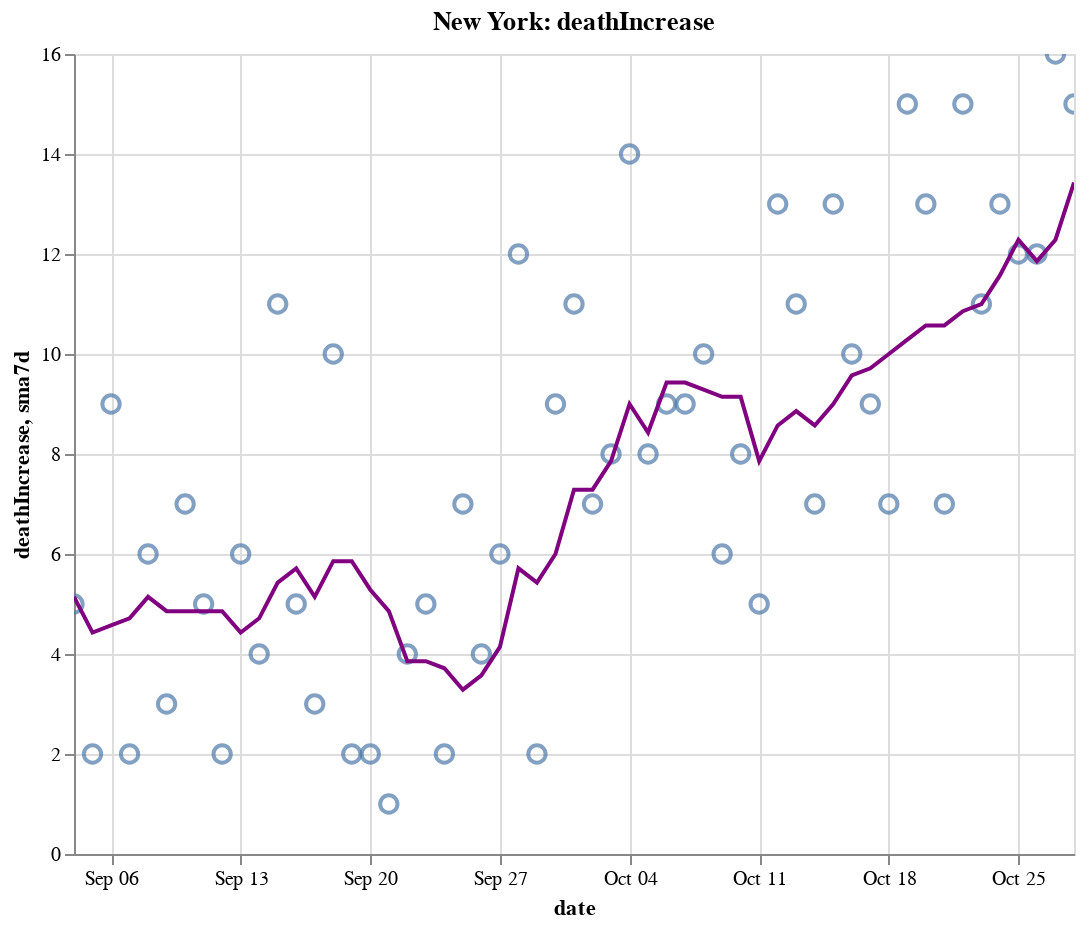

Notebook code cell kept with this figure:
### Code cell
create_plot(ny, 'deathIncrease')

### Figure 1 — Vega-Lite specification as saved in the notebook (floating-point values rounded to 4 significant figures)
{"config": {"view": {"continuousWidth": 400, "continuousHeight": 300}}, "layer": [{"layer": [{"mark": {"type": "point", "size": 75}, "encoding": {"tooltip": [{"type": "temporal", "field": "date"}, {"type": "quantitative", "field": "deathIncrease"}, {"type": "quantitative", "field": "sma7d"}], "x": {"type": "temporal", "field": "date"}, "y": {"type": "quantitative", "field": "deathIncrease"}}, "selection": {"selector012": {"type": "interval", "bind": "scales", "encodings": ["x", "y"]}}}, {"mark": {"type": "line", "color": "purple"}, "encoding": {"x": {"type": "temporal", "field": "date"}, "y": {"type": "quantitative", "field": "sma7d"}}}]}, {"mark": {"type": "rule", "color": "#aaa"}, "encoding": {"x": {"type": "temporal", "field": "date"}}, "transform": [{"filter": {"selection": "selector011"}}]}, {"mark": "circle", "encoding": {"opacity": {"condition": {"value": 1, "selection": "selector011"}, "value": 0}, "tooltip": [{"type": "temporal", "field": "date"}, {"type": "quantitative", "field": "deathIncrease"}, {"type": "quantitative", "field": "sma7d"}], "x": {"type": "temporal", "field": "date"}, "y": {"type": "quantitative", "field": "deathIncrease"}}, "selection": {"selector011": {"type": "single", "encodings": ["x"], "on": "mouseover", "nearest": true, "empty": "none"}}}, {"mark": {"type": "text", "align": "left", "dx": 5, "dy": -5, "stroke": "white", "strokeWidth": 2}, "encoding": {"text": {"type": "quantitative", "field": "deathIncrease"}, "tooltip": [{"type": "temporal", "field": "date"}, {"type": "quantitative", "field": "deathIncrease"}, {"type": "quantitative", "field": "sma7d"}], "x": {"type": "temporal", "field": "date"}, "y": {"type": "quantitative", "field": "deathIncrease"}}, "transform": [{"filter": {"selection": "selector011"}}]}, {"mark": {"type": "text", "align": "left", "dx": 5, "dy": -5}, "encoding": {"text": {"type": "quantitative", "field": "deathIncrease"}, "tooltip": [{"type": "temporal", "field": "date"}, {"type": "quantitative", "field": "deathIncrease"}, {"type": "quantitative", "field": "sma7d"}], "x": {"type": "temporal", "field": "date"}, "y": {"type": "quantitative", "field": "deathIncrease"}}, "transform": [{"filter": {"selection": "selector011"}}]}], "data": {"name": "data-b56736ede18d25c7fd0c69440c832f0f"}, "height": 400, "title": "New York: deathIncrease", "width": 500, "$schema": "https://vega.github.io/schema/vega-lite/v4.8.1.json", "datasets": {"data-b56736ede18d25c7fd0c69440c832f0f": [{"date": "2020-09-04T00:00:00", "totalTestResultsIncrease": 93400.0, "positiveIncrease": 864.0, "death": 25350.0, "deathIncrease": 5.0, "positiveRate": 0.009, "state": "New York", "sma7d": 5.143}, {"date": "2020-09-05T00:00:00", "totalTestResultsIncrease": 99760.0, "positiveIncrease": 801.0, "death": 25350.0, "deathIncrease": 2.0, "positiveRate": 0.008, "state": "New York", "sma7d": 4.429}, {"date": "2020-09-06T00:00:00", "totalTestResultsIncrease": 85630.0, "positiveIncrease": 729.0, "death": 25360.0, "deathIncrease": 9.0, "positiveRate": 0.009, "state": "New York", "sma7d": 4.571}, {"date": "2020-09-07T00:00:00", "totalTestResultsIncrease": 58860.0, "positiveIncrease": 520.0, "death": 25360.0, "deathIncrease": 2.0, "positiveRate": 0.009, "state": "New York", "sma7d": 4.714}, {"date": "2020-09-08T00:00:00", "totalTestResultsIncrease": 57830.0, "positiveIncrease": 557.0, "death": 25370.0, "deathIncrease": 6.0, "positiveRate": 0.01, "state": "New York", "sma7d": 5.143}, {"date": "2020-09-09T00:00:00", "totalTestResultsIncrease": 63230.0, "positiveIncrease": 576.0, "death": 25370.0, "deathIncrease": 3.0, "positiveRate": 0.009, "state": "New York", "sma7d": 4.857}, {"date": "2020-09-10T00:00:00", "totalTestResultsIncrease": 76810.0, "positiveIncrease": 757.0, "death": 25380.0, "deathIncrease": 7.0, "positiveRate": 0.01, "state": "New York", "sma7d": 4.857}, {"date": "2020-09-11T00:00:00", "totalTestResultsIncrease": 89720.0, "positiveIncrease": 880.0, "death": 25380.0, "deathIncrease": 5.0, "positiveRate": 0.01, "state": "New York", "sma7d": 4.857}, {"date": "2020-09-12T00:00:00", "totalTestResultsIncrease": 102900.0, "positiveIncrease": 849.0, "death": 25380.0, "deathIncrease": 2.0, "positiveRate": 0.008, "state": "New York", "sma7d": 4.857}, {"date": "2020-09-13T00:00:00", "totalTestResultsIncrease": 72670.0, "positiveIncrease": 725.0, "death": 25390.0, "deathIncrease": 6.0, "positiveRate": 0.01, "state": "New York", "sma7d": 4.429}, {"date": "2020-09-14T00:00:00", "totalTestResultsIncrease": 63360.0, "positiveIncrease": 583.0, "death": 25390.0, "deathIncrease": 4.0, "positiveRate": 0.009, "state": "New York", "sma7d": 4.714}, {"date": "2020-09-15T00:00:00", "totalTestResultsIncrease": 73680.0, "positiveIncrease": 766.0, "death": 25400.0, "deathIncrease": 11.0, "positiveRate": 0.01, "state": "New York", "sma7d": 5.429}, {"date": "2020-09-16T00:00:00", "totalTestResultsIncrease": 75090.0, "positiveIncrease": 652.0, "death": 25410.0, "deathIncrease": 5.0, "positiveRate": 0.009, "state": "New York", "sma7d": 5.714}, {"date": "2020-09-17T00:00:00", "totalTestResultsIncrease": 91500.0, "positiveIncrease": 896.0, "death": 25410.0, "deathIncrease": 3.0, "positiveRate": 0.01, "state": "New York", "sma7d": 5.143}, {"date": "2020-09-18T00:00:00", "totalTestResultsIncrease": 89730.0, "positiveIncrease": 790.0, "death": 25420.0, "deathIncrease": 10.0, "positiveRate": 0.009, "state": "New York", "sma7d": 5.857}, {"date": "2020-09-19T00:00:00", "totalTestResultsIncrease": 110400.0, "positiveIncrease": 986.0, "death": 25420.0, "deathIncrease": 2.0, "positiveRate": 0.009, "state": "New York", "sma7d": 5.857}, {"date": "2020-09-20T00:00:00", "totalTestResultsIncrease": 100400.0, "positiveIncrease": 862.0, "death": 25430.0, "deathIncrease": 2.0, "positiveRate": 0.009, "state": "New York", "sma7d": 5.286}, {"date": "2020-09-21T00:00:00", "totalTestResultsIncrease": 58320.0, "positiveIncrease": 573.0, "death": 25430.0, "deathIncrease": 1.0, "positiveRate": 0.01, "state": "New York", "sma7d": 4.857}, {"date": "2020-09-22T00:00:00", "totalTestResultsIncrease": 84000.0, "positiveIncrease": 754.0, "death": 25430.0, "deathIncrease": 4.0, "positiveRate": 0.009, "state": "New York", "sma7d": 3.857}, {"date": "2020-09-23T00:00:00", "totalTestResultsIncrease": 70930.0, "positiveIncrease": 665.0, "death": 25440.0, "deathIncrease": 5.0, "positiveRate": 0.009, "state": "New York", "sma7d": 3.857}, {"date": "2020-09-24T00:00:00", "totalTestResultsIncrease": 92950.0, "positiveIncrease": 955.0, "death": 25440.0, "deathIncrease": 2.0, "positiveRate": 0.01, "state": "New York", "sma7d": 3.714}, {"date": "2020-09-25T00:00:00", "totalTestResultsIncrease": 94820.0, "positiveIncrease": 908.0, "death": 25450.0, "deathIncrease": 7.0, "positiveRate": 0.01, "state": "New York", "sma7d": 3.286}, {"date": "2020-09-26T00:00:00", "totalTestResultsIncrease": 99950.0, "positiveIncrease": 1005.0, "death": 25450.0, "deathIncrease": 4.0, "positiveRate": 0.01, "state": "New York", "sma7d": 3.571}, {"date": "2020-09-27T00:00:00", "totalTestResultsIncrease": 84770.0, "positiveIncrease": 866.0, "death": 25460.0, "deathIncrease": 6.0, "positiveRate": 0.01, "state": "New York", "sma7d": 4.143}, {"date": "2020-09-28T00:00:00", "totalTestResultsIncrease": 52940.0, "positiveIncrease": 834.0, "death": 25470.0, "deathIncrease": 12.0, "positiveRate": 0.016, "state": "New York", "sma7d": 5.714}, {"date": "2020-09-29T00:00:00", "totalTestResultsIncrease": 88230.0, "positiveIncrease": 1189.0, "death": 25470.0, "deathIncrease": 2.0, "positiveRate": 0.013, "state": "New York", "sma7d": 5.429}, {"date": "2020-09-30T00:00:00", "totalTestResultsIncrease": 97960.0, "positiveIncrease": 1000.0, "death": 25480.0, "deathIncrease": 9.0, "positiveRate": 0.01, "state": "New York", "sma7d": 6.0}, {"date": "2020-10-01T00:00:00", "totalTestResultsIncrease": 109200.0, "positiveIncrease": 1382.0, "death": 25490.0, "deathIncrease": 11.0, "positiveRate": 0.013, "state": "New York", "sma7d": 7.286}, {"date": "2020-10-02T00:00:00", "totalTestResultsIncrease": 119500.0, "positiveIncrease": 1598.0, "death": 25500.0, "deathIncrease": 7.0, "positiveRate": 0.013, "state": "New York", "sma7d": 7.286}, {"date": "2020-10-03T00:00:00", "totalTestResultsIncrease": 134300.0, "positiveIncrease": 1731.0, "death": 25500.0, "deathIncrease": 8.0, "positiveRate": 0.013, "state": "New York", "sma7d": 7.857}, {"date": "2020-10-04T00:00:00", "totalTestResultsIncrease": 110300.0, "positiveIncrease": 1222.0, "death": 25520.0, "deathIncrease": 14.0, "positiveRate": 0.011, "state": "New York", "sma7d": 9.0}, {"date": "2020-10-05T00:00:00", "totalTestResultsIncrease": 76400.0, "positiveIncrease": 933.0, "death": 25530.0, "deathIncrease": 8.0, "positiveRate": 0.012, "state": "New York", "sma7d": 8.429}, {"date": "2020-10-06T00:00:00", "totalTestResultsIncrease": 96360.0, "positiveIncrease": 1393.0, "death": 25540.0, "deathIncrease": 9.0, "positiveRate": 0.014, "state": "New York", "sma7d": 9.429}, {"date": "2020-10-07T00:00:00", "totalTestResultsIncrease": 108200.0, "positiveIncrease": 1360.0, "death": 25540.0, "deathIncrease": 9.0, "positiveRate": 0.013, "state": "New York", "sma7d": 9.429}, {"date": "2020-10-08T00:00:00", "totalTestResultsIncrease": 145800.0, "positiveIncrease": 1836.0, "death": 25560.0, "deathIncrease": 10.0, "positiveRate": 0.013, "state": "New York", "sma7d": 9.286}, {"date": "2020-10-09T00:00:00", "totalTestResultsIncrease": 139300.0, "positiveIncrease": 1592.0, "death": 25560.0, "deathIncrease": 6.0, "positiveRate": 0.011, "state": "New York", "sma7d": 9.143}, {"date": "2020-10-10T00:00:00", "totalTestResultsIncrease": 134600.0, "positiveIncrease": 1447.0, "death": 25570.0, "deathIncrease": 8.0, "positiveRate": 0.011, "state": "New York", "sma7d": 9.143}, {"date": "2020-10-11T00:00:00", "totalTestResultsIncrease": 118300.0, "positiveIncrease": 1143.0, "death": 25570.0, "deathIncrease": 5.0, "positiveRate": 0.01, "state": "New York", "sma7d": 7.857}, {"date": "2020-10-12T00:00:00", "totalTestResultsIncrease": 91790.0, "positiveIncrease": 1029.0, "death": 25590.0, "deathIncrease": 13.0, "positiveRate": 0.011, "state": "New York", "sma7d": 8.571}, {"date": "2020-10-13T00:00:00", "totalTestResultsIncrease": 99070.0, "positiveIncrease": 1393.0, "death": 25600.0, "deathIncrease": 11.0, "positiveRate": 0.014, "state": "New York", "sma7d": 8.857}, {"date": "2020-10-14T00:00:00", "totalTestResultsIncrease": 111700.0, "positiveIncrease": 1232.0, "death": 25600.0, "deathIncrease": 7.0, "positiveRate": 0.011, "state": "New York", "sma7d": 8.571}, {"date": "2020-10-15T00:00:00", "totalTestResultsIncrease": 133200.0, "positiveIncrease": 1460.0, "death": 25620.0, "deathIncrease": 13.0, "positiveRate": 0.011, "state": "New York", "sma7d": 9.0}, {"date": "2020-10-16T00:00:00", "totalTestResultsIncrease": 136000.0, "positiveIncrease": 1707.0, "death": 25630.0, "deathIncrease": 10.0, "positiveRate": 0.013, "state": "New York", "sma7d": 9.571}, {"date": "2020-10-17T00:00:00", "totalTestResultsIncrease": 160000.0, "positiveIncrease": 1784.0, "death": 25640.0, "deathIncrease": 9.0, "positiveRate": 0.011, "state": "New York", "sma7d": 9.714}, {"date": "2020-10-18T00:00:00", "totalTestResultsIncrease": 128800.0, "positiveIncrease": 1390.0, "death": 25640.0, "deathIncrease": 7.0, "positiveRate": 0.011, "state": "New York", "sma7d": 10.0}, {"date": "2020-10-19T00:00:00", "totalTestResultsIncrease": 82010.0, "positiveIncrease": 998.0, "death": 25660.0, "deathIncrease": 15.0, "positiveRate": 0.012, "state": "New York", "sma7d": 10.29}, {"date": "2020-10-20T00:00:00", "totalTestResultsIncrease": 90540.0, "positiveIncrease": 1201.0, "death": 25670.0, "deathIncrease": 13.0, "positiveRate": 0.013, "state": "New York", "sma7d": 10.57}, {"date": "2020-10-21T00:00:00", "totalTestResultsIncrease": 124800.0, "positiveIncrease": 2026.0, "death": 25680.0, "deathIncrease": 7.0, "positiveRate": 0.016, "state": "New York", "sma7d": 10.57}, {"date": "2020-10-22T00:00:00", "totalTestResultsIncrease": 135300.0, "positiveIncrease": 1628.0, "death": 25690.0, "deathIncrease": 15.0, "positiveRate": 0.012, "state": "New York", "sma7d": 10.86}, {"date": "2020-10-23T00:00:00", "totalTestResultsIncrease": 141500.0, "positiveIncrease": 1637.0, "death": 25700.0, "deathIncrease": 11.0, "positiveRate": 0.012, "state": "New York", "sma7d": 11.0}, {"date": "2020-10-24T00:00:00", "totalTestResultsIncrease": 156900.0, "positiveIncrease": 2061.0, "death": 25720.0, "deathIncrease": 13.0, "positiveRate": 0.013, "state": "New York", "sma7d": 11.57}, {"date": "2020-10-25T00:00:00", "totalTestResultsIncrease": 120800.0, "positiveIncrease": 1632.0, "death": 25730.0, "deathIncrease": 12.0, "positiveRate": 0.014, "state": "New York", "sma7d": 12.29}, {"date": "2020-10-26T00:00:00", "totalTestResultsIncrease": 82120.0, "positiveIncrease": 1191.0, "death": 25740.0, "deathIncrease": 12.0, "positiveRate": 0.015, "state": "New York", "sma7d": 11.86}, {"date": "2020-10-27T00:00:00", "totalTestResultsIncrease": 111600.0, "positiveIncrease": 1991.0, "death": 25760.0, "deathIncrease": 16.0, "positiveRate": 0.018, "state": "New York", "sma7d": 12.29}, {"date": "2020-10-28T00:00:00", "totalTestResultsIncrease": 129700.0, "positiveIncrease": 2031.0, "death": 25770.0, "deathIncrease": 15.0, "positiveRate": 0.016, "state": "New York", "sma7d": 13.43}]}}
